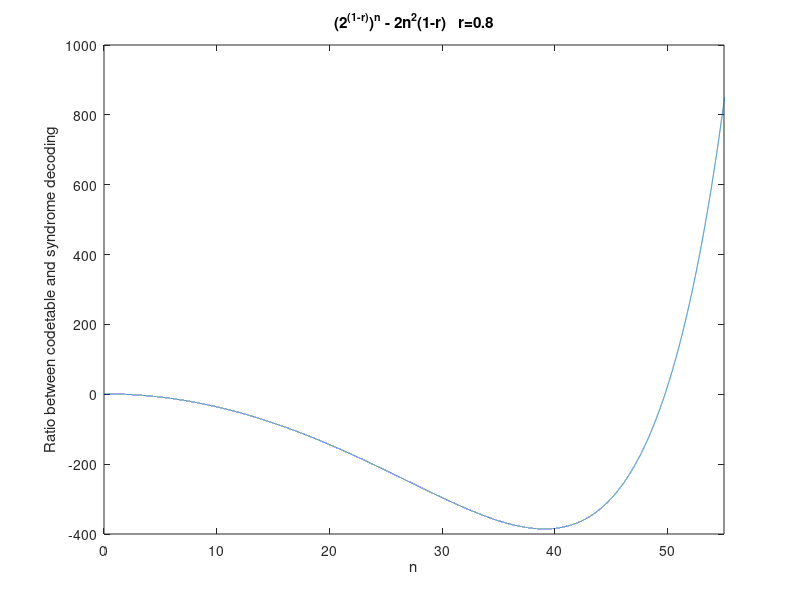

Write the MATLAB code that produced this figure.
close all;
clear all;

n=[0:.001:60];

tau=0.8;

y1 = (2^(1-tau)).^n;
y2 = 2*(n.^2)*(1-tau);
y=y1-y2;

figure;
plot(n,y);
title('(2^{(1-r)})^n - 2n^2(1-r)   r=0.8')
axis([0 55 -400 1000])
xlabel('n');ylabel('Ratio between codetable and syndrome decoding')
